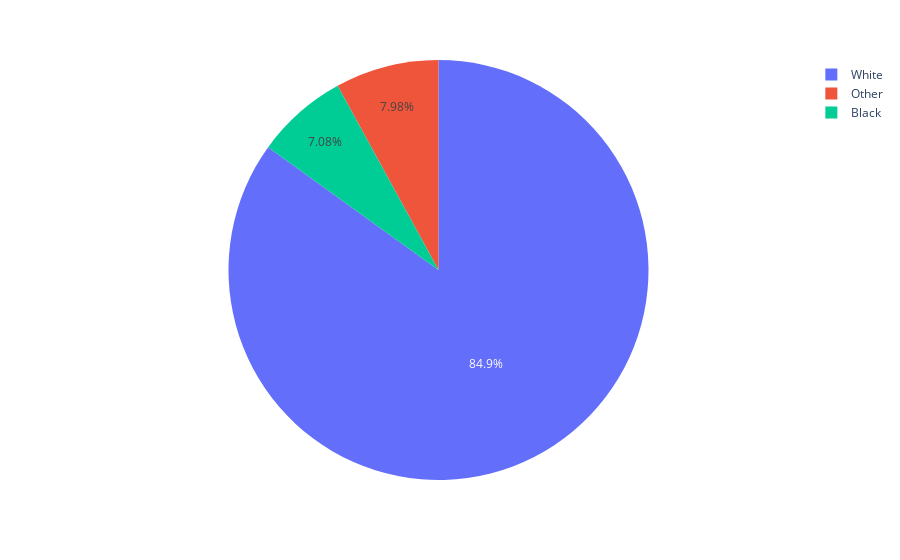

Source (notebook cell):
### Markdown cell above
## Verifique a distribuição de mulheres por raça (Race) e depois faça um gáfico de pizza

### Code cell
fig = px.pie(df,  names='Race')
fig.show()

### Figure 1 — Plotly figure (JSON) as saved in the notebook; plotly's stock layout.template omitted (floating-point values rounded to 4 significant figures; data arrays with more than 128 entries replaced by an {"elided": "..."} marker saying what was removed)
{"data": [{"domain": {"x": [0, 1], "y": [0, 1]}, "hovertemplate": "Race=%{label}<extra></extra>", "labels": {"elided": "3912 str values"}, "legendgroup": "", "name": "", "showlegend": true, "type": "pie"}], "layout": {"legend": {"tracegroupgap": 0}, "margin": {"t": 60}}}
